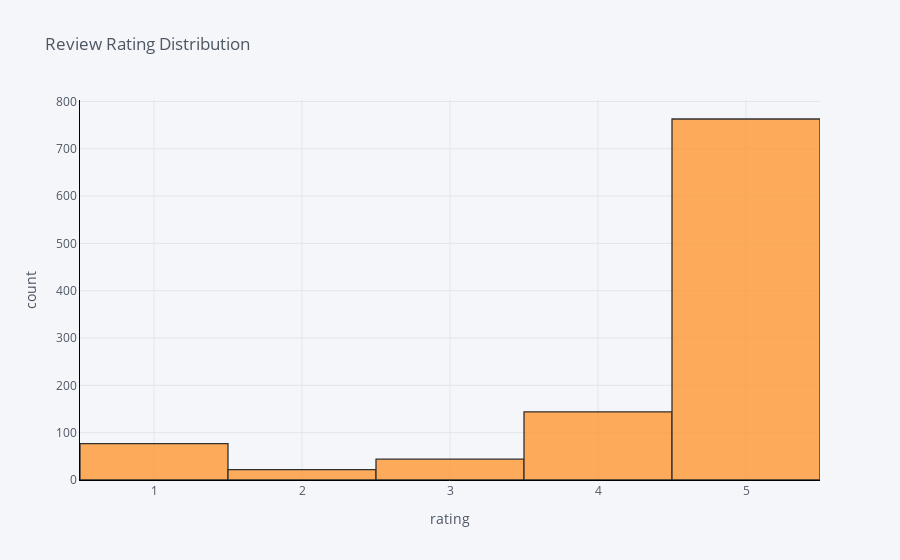

Here is the notebook cell this chart was saved with:
### Code cell
df['rating'].iplot(
    kind='hist',
    xTitle='rating',
    linecolor='black',
    yTitle='count',
    title='Review Rating Distribution')

### Figure 1 — Plotly figure (JSON) as saved in the notebook; plotly's stock layout.template omitted (floating-point values rounded to 4 significant figures; data arrays with more than 128 entries replaced by an {"elided": "..."} marker saying what was removed)
{"data": [{"histfunc": "count", "histnorm": "", "marker": {"color": "rgba(255, 153, 51, 1.0)", "line": {"color": "#000000", "width": 1.3}}, "name": "rating", "opacity": 0.8, "orientation": "v", "type": "histogram", "x": {"elided": "1050 int values"}}], "layout": {"autosize": true, "barmode": "overlay", "legend": {"bgcolor": "#F5F6F9", "font": {"color": "#4D5663"}}, "paper_bgcolor": "#F5F6F9", "plot_bgcolor": "#F5F6F9", "title": {"font": {"color": "#4D5663"}, "text": "Review Rating Distribution"}, "xaxis": {"autorange": true, "gridcolor": "#E1E5ED", "linecolor": "black", "range": [0.5, 5.5], "showgrid": true, "tickfont": {"color": "#4D5663"}, "title": {"font": {"color": "#4D5663"}, "text": "rating"}, "type": "linear", "zerolinecolor": "#E1E5ED"}, "yaxis": {"autorange": true, "gridcolor": "#E1E5ED", "linecolor": "black", "range": [0, 803.2], "showgrid": true, "tickfont": {"color": "#4D5663"}, "title": {"font": {"color": "#4D5663"}, "text": "count"}, "zerolinecolor": "#E1E5ED"}}}
